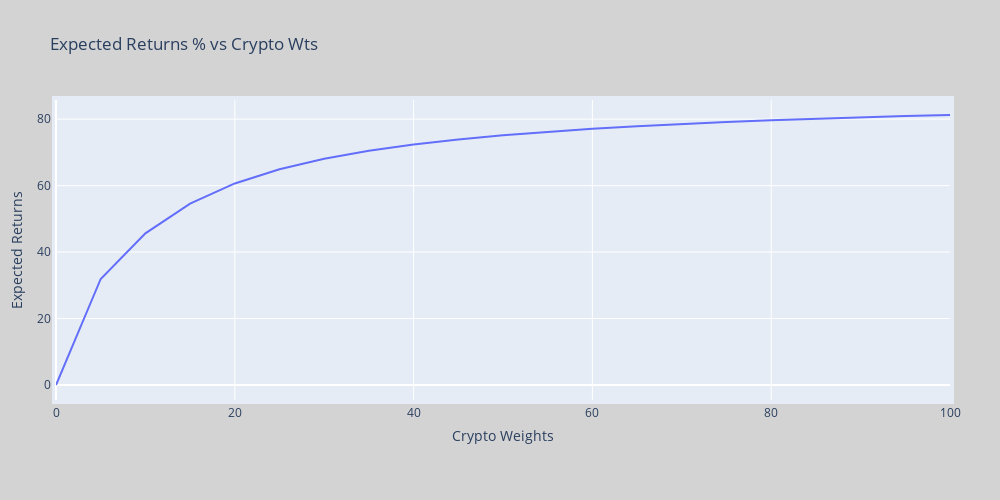

The notebook cell saved with this chart:
### Code cell
fig = px.line(df, x="Crypto Weights", y="Expected Returns", title='Expected Returns % vs Crypto Wts')
fig.update_layout(
    autosize=False,
    width=1000,
    height=500,
    margin=dict(
        l=50,
        r=50,
        b=100,
        t=100,
        pad=4
    ),
    paper_bgcolor="Lightgrey",
)

fig.show()

### Figure 1 — Plotly figure (JSON) as saved in the notebook; plotly's stock layout.template omitted (floating-point values rounded to 4 significant figures)
{"data": [{"hovertemplate": "Crypto Weights=%{x}<br>Expected Returns=%{y}<extra></extra>", "legendgroup": "", "line": {"color": "#636efa", "dash": "solid"}, "mode": "lines", "name": "", "orientation": "v", "showlegend": false, "type": "scatter", "x": [0, 5, 10, 15, 20, 25, 30, 35, 40, 45, 50, 55, 60, 65, 70, 75, 80, 85, 90, 95, 100], "xaxis": "x", "y": [0, 31.91, 45.62, 54.6, 60.64, 64.91, 68.06, 70.47, 72.37, 73.9, 75.16, 76.22, 77.11, 77.88, 78.55, 79.14, 79.66, 80.12, 80.53, 80.91, 81.24], "yaxis": "y"}], "layout": {"autosize": false, "height": 500, "legend": {"tracegroupgap": 0}, "margin": {"b": 100, "l": 50, "pad": 4, "r": 50, "t": 100}, "paper_bgcolor": "Lightgrey", "title": {"text": "Expected Returns % vs Crypto Wts"}, "width": 1000, "xaxis": {"anchor": "y", "autorange": true, "domain": [0, 1], "range": [0, 100], "title": {"text": "Crypto Weights"}, "type": "linear"}, "yaxis": {"anchor": "x", "autorange": true, "domain": [0, 1], "range": [-4.514, 85.76], "title": {"text": "Expected Returns"}, "type": "linear"}}}
